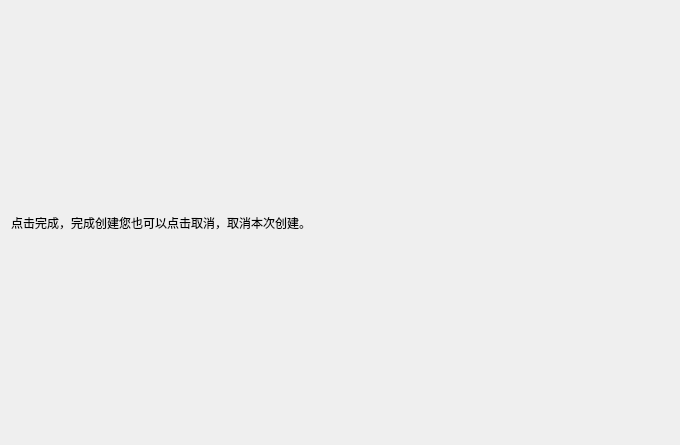
<?xml version="1.0" encoding="UTF-8"?>
<ui version="4.0">
 <class>ConfirmPage</class>
 <widget class="QWizardPage" name="ConfirmPage">
  <property name="geometry">
   <rect>
    <x>0</x>
    <y>0</y>
    <width>680</width>
    <height>445</height>
   </rect>
  </property>
  <property name="windowTitle">
   <string>WizardPage</string>
  </property>
  <layout class="QGridLayout" name="gridLayout">
   <item row="0" column="0">
    <layout class="QVBoxLayout" name="verticalLayout">
     <item>
      <widget class="QLabel" name="label">
       <property name="text">
        <string>点击完成，完成创建您也可以点击取消，取消本次创建。</string>
       </property>
      </widget>
     </item>
    </layout>
   </item>
  </layout>
 </widget>
 <resources/>
 <connections/>
</ui>
